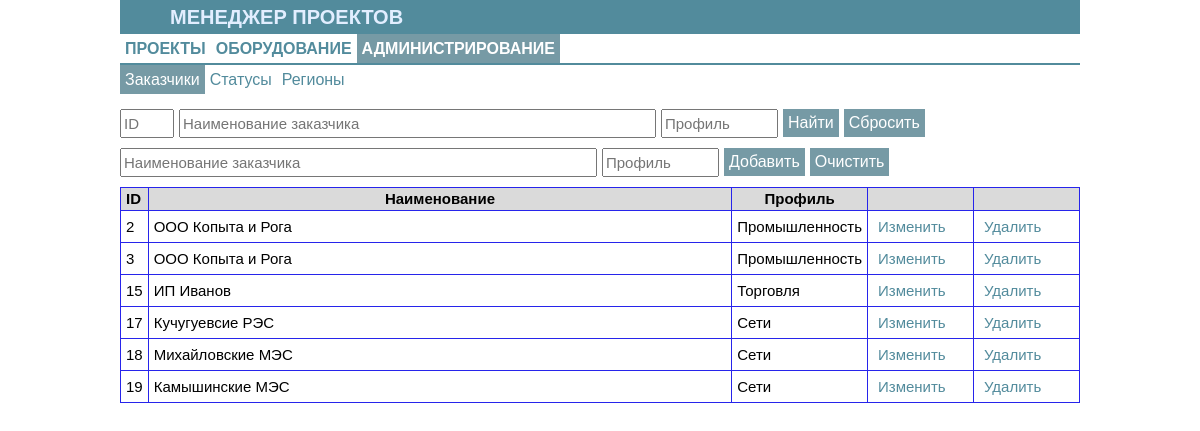
The page /customer_form on the database its author committed.
### tables this page shows
CREATE TABLE customer (
                            id_cust integer not null primary key autoincrement,
                            name_customer text not null COLLATE NOCASE,
                            profile text COLLATE NOCASE);

### app_equip.py (the view)
@app.route('/admin')
@app.route('/customer_form', methods=['GET','POST'])
def customer_form():
    s_id = request.form.get('search_id','')
    s_name_cust = request.form.get('search_name_cust','')
    s_prof_cust = request.form.get('search_name_prof','')
    dbs = db_sqlite.EquipDB()
    result=dbs.get_customer(s_id, s_name_cust, s_prof_cust)
    return render_template('customer_form.html', the_title='Форма заказчиков', the_part1='adm', the_part2='customer', the_results=result)

### db_sqlite.py (called while the page is built)
def sqlite_lower(value_):
        return value_.lower()

    def get_customer(self, id_cust="", customer="", prof=""):
        with sqlite3.connect(self._database) as connection:
            connection.create_function("LOWER", 1, sqlite_lower)
            result = connection.execute("""select * from customer
                            where id_cust LIKE ? and LOWER(name_customer) LIKE ? and LOWER(profile) LIKE ?
                            order by id_cust""", (f'%{id_cust}%', f'%{customer.lower()}%', f'%{prof.lower()}%'))
        return result

### templates/customer_form.html (shortened to what this page needs)
{% extends 'base_adm.html' %}
{% block body %}
<form method='POST' name="find" action='/customer_form'>
    <div class="div_float">
        <input class='input_filtr' name='search_id' type='TEXT' value='' placeholder="ID" size="3">
    </div>
    <div class="div_float">
        <input class='input_filtr' name='search_name_cust' type='TEXT' value="" placeholder="Наименование заказчика" size="50">
    </div>
    <div class="div_float">
        <input class='input_filtr' name='search_name_prof' type='TEXT' value="" placeholder="Профиль" size="10">
    </div>
    <div class="div_float">
        <input class='form_button' name='bottom_find' value='Найти' type='SUBMIT'>
    </div>
    <div class="div_float">
        <input class='form_button' name='bottom_clear' value='Сбросить' type='SUBMIT'>
    </div>
</form>
<form method='POST' name="add" action='/add_cust'>
    <div class="div_float">
        <input class='input_filtr' name='add_name_cust' type='TEXT' value="" placeholder="Наименование заказчика" size="50">
    </div>
    <div class="div_float">
        <input class='input_filtr' name='add_name_prof' type='TEXT' value="" placeholder="Профиль" size="10">
    </div>
    <div class="div_float">
        <input class='form_button' name='button_add' value='Добавить' type='SUBMIT'>
    </div>
    <div class="div_float">
        <input class='form_button' value='Очистить' type='Reset'>
    </div>
</form>
<form method='POST' action='/customer_form'>
<table class="table">
<thead>
    <tr>
        <td width=10px>ID</td>
        <td align='center'>Наименование</td>
        <td width=50px align='center'>Профиль</td>
        <td width=95px> </td>
        <td width=95px> </td>
    </tr>
</thead>
<tbody>
    {% for i in the_results %}
        <tr>
            <td>{{i[0]}}</td>
            <td>{{i[1]}}</td>
            <td>{{i[2]}}</td>
            <td><button class="tb_button" name='upd_cust' value={{i[0]}} formaction='/upd_cust_form' type='SUBMIT'>Изменить</button></td>
            <td><button class="tb_button" name='del_cust' value={{i[0]}} formaction='/del_cust' type='SUBMIT'>Удалить</button></td>
        </tr>
    {% endfor %}
</tbody>
</table>
</form>
{% endblock %}

### static/main.css (style rules this page uses)
body { font-family: Arial, sans-serif; font-size: 15px; line-height: 1.2; color:black; background-color: #ffffff; margin-left: 10%; margin-right: 10%; margin-top: 0%; margin-bottom: 0%; }
.div_float { float: left; margin: 0; padding: 5px; padding-left: 0px; }
.input_filtr { height: 23px; font-size: 15px; }
.form_button { color: white; font-size: 16px; font-weight: normal; background-color: #769aa5; border: 0; padding: 5px; }
.tb_button { color:#528b9c; font-size: 15px; background-color: white; font-weight: normal; border: 0; padding: 5px; }
div { margin-left: 10px; margin-right: 10px; }
.table { border: 1px solid #2724eb; width: 100%; border-collapse: collapse; table-layout: auto; margin-top: 5px; }
.table thead { background-color: #dadada; font-weight: bold; }
.table td { border: 1px solid #2724eb; padding: 2px 5px; }

### rows shown on the page
customer: id_cust "2", name_customer "ООО Копыта и Рога", profile "Промышленность"
customer: id_cust "3", name_customer "ООО Копыта и Рога", profile "Промышленность"
customer: id_cust "15", name_customer "ИП Иванов", profile "Торговля"
customer: id_cust "17", name_customer "Кучугуевсие РЭС", profile "Сети"
customer: id_cust "18", name_customer "Михайловские МЭС", profile "Сети"
customer: id_cust "19", name_customer "Камышинские МЭС", profile "Сети"
